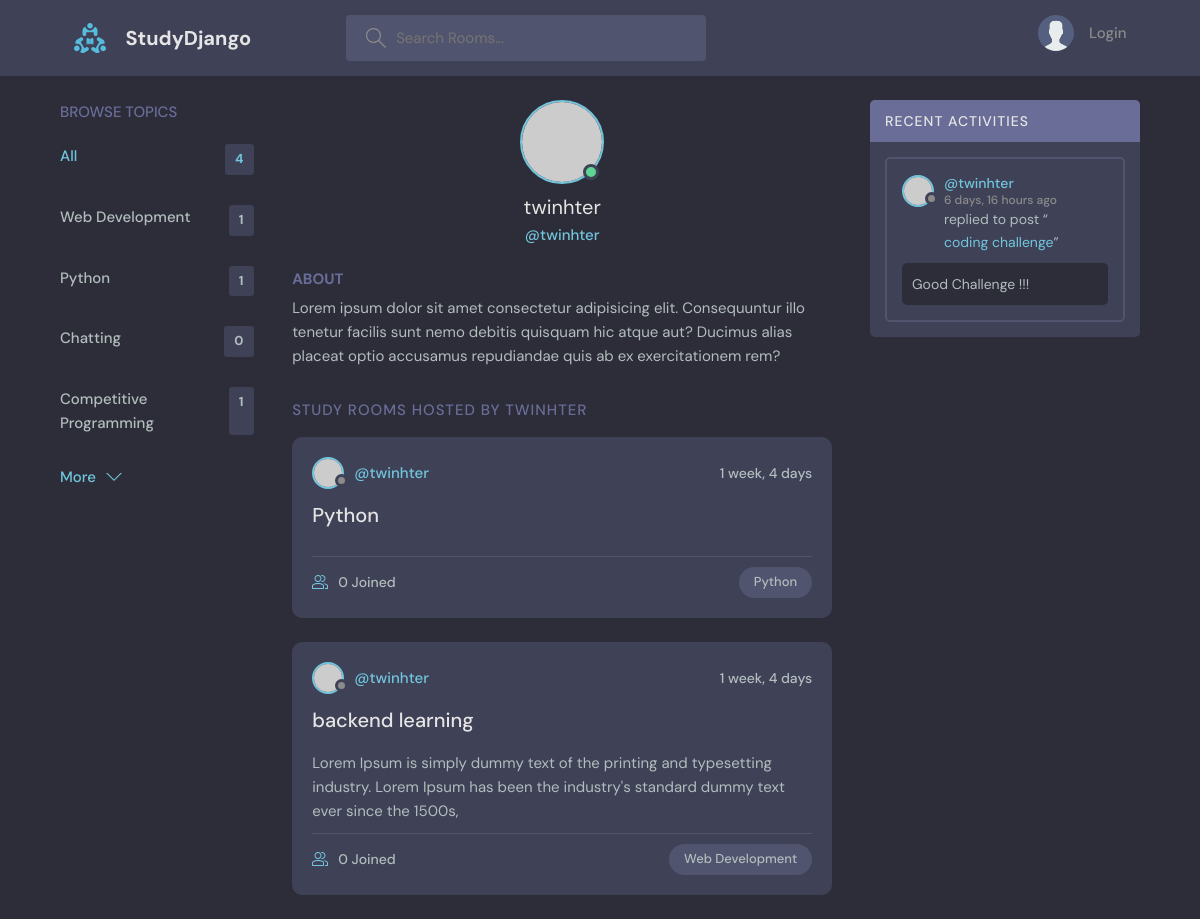
Page /profile/1/ on the earlier database version.
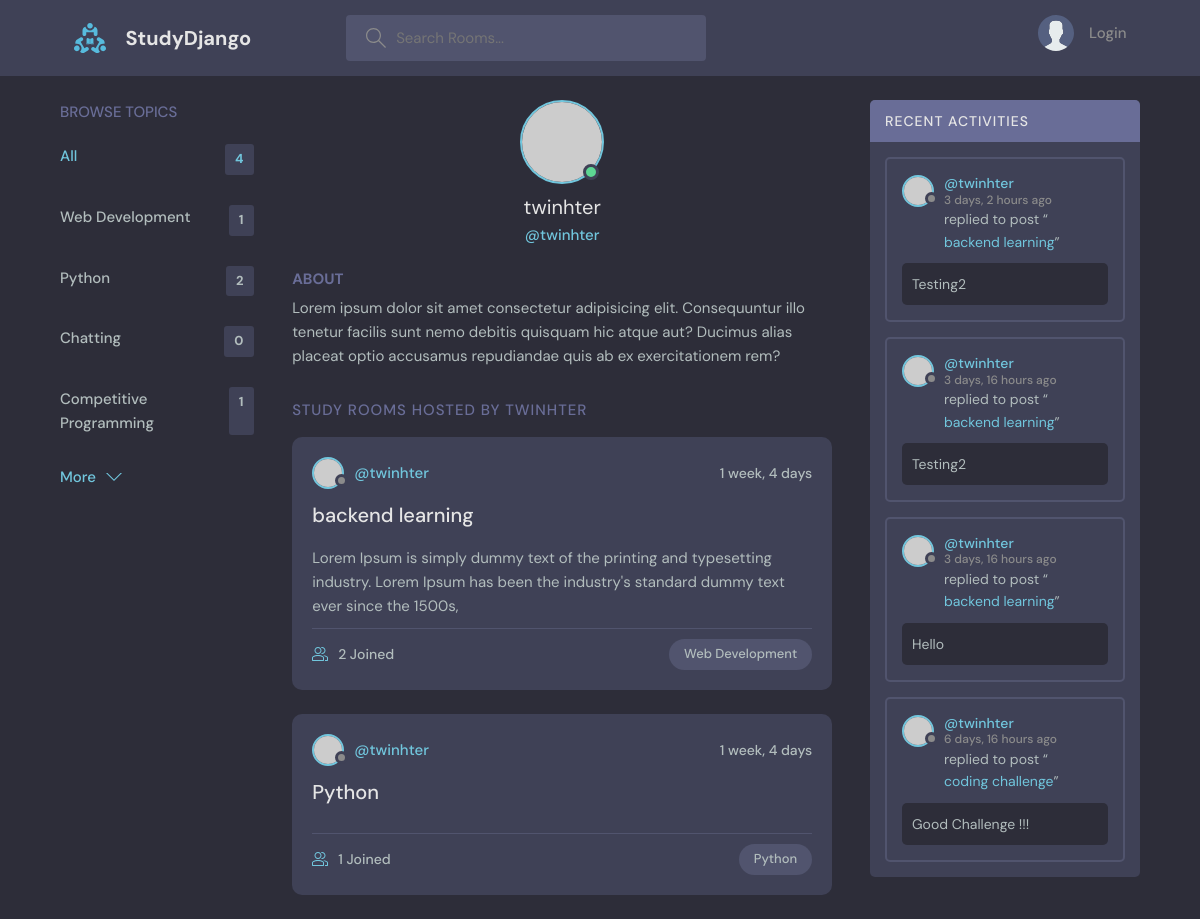
Same page on the later database version.
### base/models.py (models this page shows, shortened)
class Topic(models.Model):
    name = models.CharField(max_length = 200)
    def __str__(self) -> str:
        return self.name

class Room(models.Model):
    host = models.ForeignKey(User, on_delete=models.SET_NULL, null=True)
    topic = models.ForeignKey(Topic, on_delete=models.SET_NULL, null=True) # add one (topic) to many (Room) relationship
    name = models.CharField(max_length = 200)
    description = models.TextField(null = True, blank=True)
    participants = models.ManyToManyField(User, related_name='participants', blank=True) # Many to many relationship
    update = models.DateTimeField(auto_now = True)
    created = models.DateTimeField(auto_now_add = True)
    class Meta:
        ordering = ['-update', '-created']

class Message(models.Model):
    user = models.ForeignKey(User, on_delete=models.CASCADE) # Set one (user) to many (message) relationship
    room = models.ForeignKey(Room, on_delete=models.CASCADE) # Set one (room) to many (message) relationship
    body = models.TextField()
    update = models.DateTimeField(auto_now = True)
    created = models.DateTimeField(auto_now_add = True)
    class Meta:
        ordering = ['-update', '-created']
    def __str__(self) -> str:
        return self.body[0:20]

### base/views.py (the view)
# urls.py: path('profile/<str:pk>/', views.userProfile, name = 'profile'),
def userProfile(request, pk):
    user = User.objects.get(id=pk)
    rooms = user.room_set.all()
    room_messages = user.message_set.all()
    topics = Topic.objects.all()
    context = {'user':user, 'rooms': rooms, 'room_messages':room_messages, 'topics':topics}
    return render(request, 'base/profile.html', context)

### base/templates/base/profile.html (shortened to what this page needs)
{% extends 'main.html' %}
{% block content %}
<body>
  <main class="profile-page layout layout--3">
    <div class="container">
      {% include 'base/topic_component.html' %}
      <div class="roomList">
        <div class="profile">
          <div class="profile__avatar">
            <div class="avatar avatar--large active">
              <img src="https://randomuser.me/api/portraits/men/11.jpg" />
            </div>
          </div>
          <div class="profile__info">
            <h3>{{user.username}}</h3>
            <p>@{{user.username}}</p>
          </div>
          <div class="profile__about">
            <h3>About</h3>
            <p>
              Lorem ipsum dolor sit amet consectetur adipisicing elit. Consequuntur illo tenetur
              facilis sunt nemo debitis quisquam hic atque aut? Ducimus alias placeat optio
              accusamus repudiandae quis ab ex exercitationem rem?
            </p>
          </div>
        </div>
        <div class="roomList__header">
          <div>
            <h2>Study Rooms Hosted by {{user.username}}</a>
            </h2>
          </div>
        </div>
        {% include 'base/feed_component.html' %}
      </div>
      {% include 'base/activity_component.html' %}
    </div>
  </main>
</body>
{% endblock %}

### templates/main.html (shortened to what this page needs)
{% load static %}
<!DOCTYPE html>
<html lang="en">
  <head>
    <link rel="stylesheet" href="{% static 'styles/style.css' %}" />
  </head>
  <body>
    {% include 'navbar.html' %}
    {% block content %}
    {% endblock content %}
  </body>
</html>

### templates/navbar.html (shortened to what this page needs)
{% load static %}
<header class="header header--loggedIn">
    <div class="container">
      <a href="{% url 'home' %}" class="header__logo">
        <img src="{% static 'images/logo.svg' %}" />
        <h1>StudyDjango</h1>
      </a>
      <form class="header__search" method="GET" action="{% url 'home' %}">
        <label>
          <input type="text" placeholder="Search Rooms..." name="q">
        </label>
      </form>
      <nav class="header__menu">
        {% if request.user.is_authenticated %}
        <div class="header__user">
          <a href="{% url 'profile' request.user.id %}">
            <div class="avatar avatar--medium active">
              <img src="https://randomuser.me/api/portraits/men/37.jpg" />
            </div>
            <p>{{request.user}}<span>@{{request.user}}</span></p>
          </a>
          <button class="dropdown-button">
            <svg version="1.1" xmlns="http://www.w3.org/2000/svg" width="32" height="32" viewBox="0 0 32 32">
              <title>chevron-down</title>
              <path d="M16 21l-13-13h-3l16 16 16-16h-3l-13 13z"></path>
            </svg>
          </button>
        </div>
        {% else %}
        <a href="{% url 'login' %}">
          <img src="{% static 'images/avatar.svg' %}" />
          <p>Login</p>
        </a>
        {% endif %}
      </nav>
    </div>
  </header>

### base/templates/base/topic_component.html
<div class="topics">
    <div class="topics__header">
    <h2>Browse Topics</h2>
    </div>
    <ul class="topics__list">
    <li>
        <a href="{% url 'home' %}" class="active">All <span>{{topics.count}}</span></a>
    </li>
    {% for topic in topics %}
    <li>
        <a href="{% url 'home' %}?q={{topic.name}}">{{topic.name}} <span>{{topic.room_set.all.count}}</span></a>
    </li>
    {% endfor %}
    </ul>
    <a class="btn btn--link" href="topics.html">
    More
    <svg version="1.1" xmlns="http://www.w3.org/2000/svg" width="32" height="32" viewBox="0 0 32 32">
        <title>chevron-down</title>
        <path d="M16 21l-13-13h-3l16 16 16-16h-3l-13 13z"></path>
    </svg>
    </a>
</div>

### base/templates/base/feed_component.html (shortened to what this page needs)
{% for room in rooms %}
<div class="roomListRoom">
    <div class="roomListRoom__header">
        <a href="{% url 'profile' room.host.id %}" class="roomListRoom__author">
        <div class="avatar avatar--small">
            <img src="https://randomuser.me/api/portraits/women/11.jpg" />
        </div>
        <span>@{{room.host.username}}</span>
        </a>
        <div class="roomListRoom__actions">
        <span>{{room.created|timesince}}</span>
        </div>
    </div>
    <div class="roomListRoom__content">
        <a href="{% url 'room' room.id %}">{{room.name}}</a>
        <p>
        {{room.description}}
        </p>
    </div>
    <div class="roomListRoom__meta">
        <a href="{% url 'room' room.id %}" class="roomListRoom__joined">
        {{room.participants.all.count}} Joined
        </a>
        <p class="roomListRoom__topic">{{room.topic}}</p>
    </div>
</div>
{% endfor %}

### base/templates/base/activity_component.html (shortened to what this page needs)
<div class="activities">
    <div class="activities__header">
    <h2>Recent Activities</h2>
    </div>
    {% for message in room_messages %}
    <div class="activities__box">
    <div class="activities__boxHeader roomListRoom__header">
        <a href="{% url 'profile' message.user.id %}" class="roomListRoom__author">
        <div class="avatar avatar--small">
            <img src="https://randomuser.me/api/portraits/women/11.jpg" />
        </div>
        <p>
            @{{message.user}}
            <span>{{message.created|timesince}} ago</span>
        </p>
        </a>
    </div>
    <div class="activities__boxContent">
        <p>replied to post “<a href="{% url 'room' message.room.id %}">{{message.room.name}}</a>”</p>
        <div class="activities__boxRoomContent">
        {{message}}
        </div>
    </div>
    </div>
    {% endfor %}
</div>

Differences in the rows shown:
computed for Topic "Python": room_set.all.count "1" → "2"
changed Room "backend learning": participants.all.count "0" → "2"; moves up the list
computed for Room "Python": participants.all.count "0" → "1"
added Message: user "twinhter", created "3 days, 2 hours", room.name "backend learning", body "Testing2"
added Message: user "twinhter", created "3 days, 16 hours", room.name "backend learning", body "Testing2"
added Message: user "twinhter", created "3 days, 16 hours", room.name "backend learning", body "Hello"
